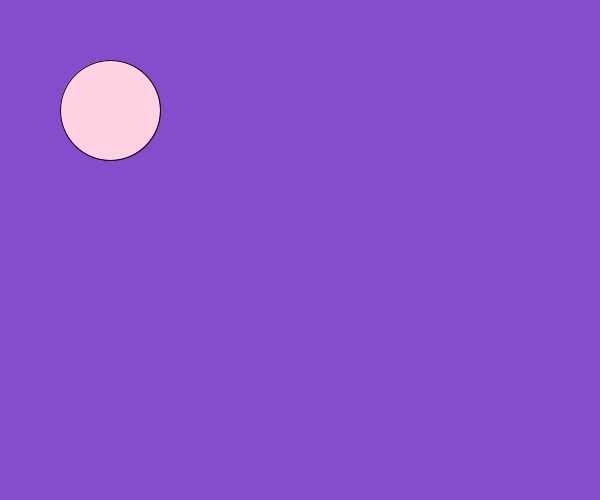
Frame 1 (no input)
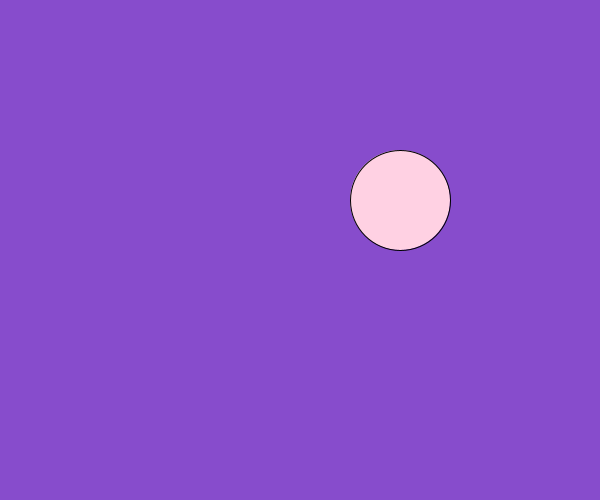
Frame 60 (the mouse pressed at the canvas centre just before this capture)
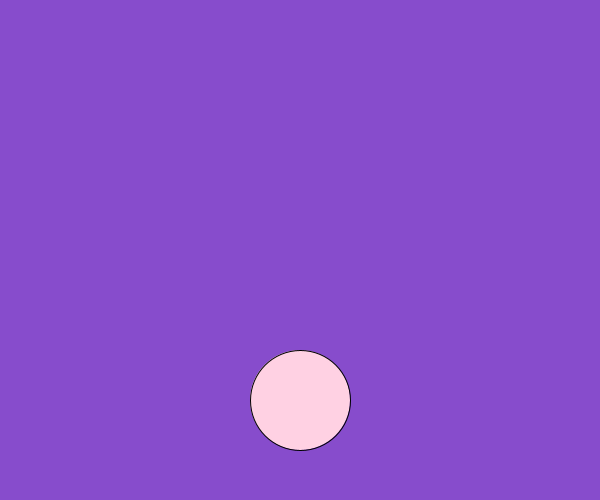
Frame 120 (the mouse held since frame 60 and released just before this capture)

The Processing sketch that drew these frames (run headless with seeded random() and noise(); from frame 60 on, the mouse is pressed at the canvas centre):

// Processing sketch: pelotarebota
// ── pelotarebota.pde
// Área de variables globales
int centroX = 100;
int centroY = 100;
int tamanoBola = 100;

int direccionX = 1;
int direccionY = 1;

int contadorFrame = 0;
int incremento = 10;

void setup() {
  size(600, 500);
}

void draw() {
  background(#874CCC);
  fill(#FFD1E3);

  centroX += direccionX * incremento;
  centroY += direccionY * incremento;

  ellipse(centroX, centroY, tamanoBola, tamanoBola);

  // Rebotar en los bordes de la pantalla
  if (centroX >= width - tamanoBola/2) {
    direccionX = -1; 
  }
  
  if (centroX <= tamanoBola/2) {
    direccionX = 1;
  }
  
  if (centroY >= height - tamanoBola/2) {
    direccionY = -1;
  }
  
  if (centroY <= tamanoBola/2) {
    direccionY = 1;
  }

  contadorFrame += incremento;
}
